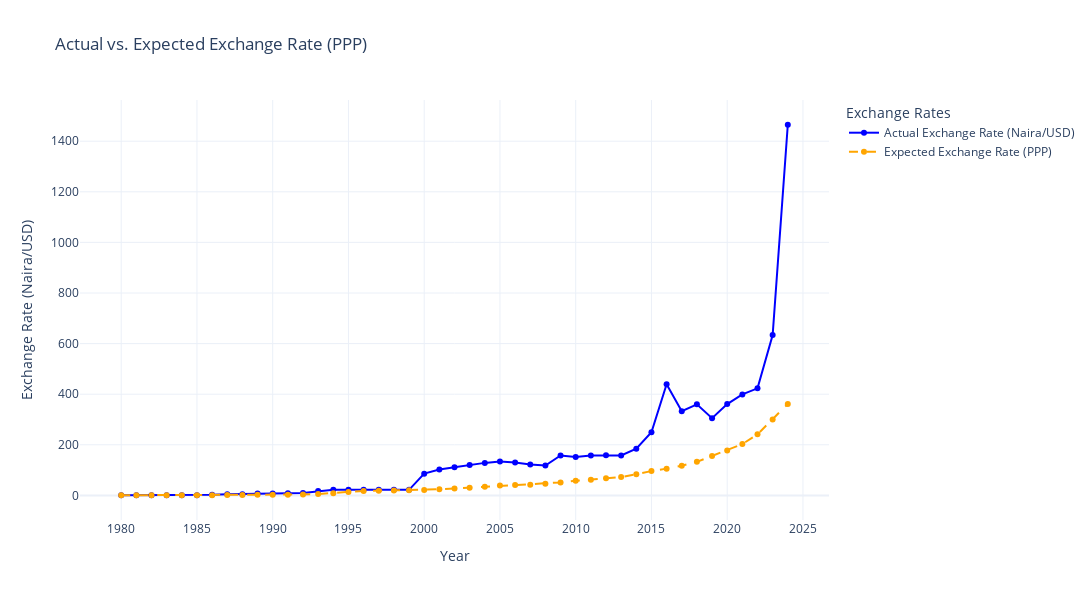

The notebook cell this image was saved under:
### Markdown cell above
The formula for PPP-based exchange rate prediction is:

Expected Exchange Rate = Initial Exchange Rate × ( 1 + Inflation Rate in Nigeria / 1 + Inflation Rate in the US)

### Code cell
initial_exchange_rate = merged_df['Exchange Rate (Naira/USD)'].iloc[0]

# calculate expected exchange rate based on PPP
merged_df['Expected Exchange Rate (PPP)'] = initial_exchange_rate * (
    (1 + merged_df['Inflation Rate (Nigeria)'] / 100) / (1 + merged_df['Inflation Rate (United States)'] / 100)
).cumprod()

fig = go.Figure()

# plot actual exchange rate
fig.add_trace(go.Scatter(x=merged_df['Year'],
                         y=merged_df['Exchange Rate (Naira/USD)'],
                         mode='lines+markers',
                         name='Actual Exchange Rate (Naira/USD)',
                         line=dict(color='blue')))

# plot PPP-based expected exchange rate
fig.add_trace(go.Scatter(x=merged_df['Year'],
                         y=merged_df['Expected Exchange Rate (PPP)'],
                         mode='lines+markers',
                         name='Expected Exchange Rate (PPP)',
                         line=dict(color='orange', dash='dash')))

fig.update_layout(title='Actual vs. Expected Exchange Rate (PPP)',
                  xaxis_title='Year',
                  yaxis_title='Exchange Rate (Naira/USD)',
                  legend_title_text='Exchange Rates',
                  template='plotly_white',
                  height=600,
                  width=1200)

fig.show()

### Figure 1 — Plotly figure (JSON) as saved in the notebook; plotly's stock layout.template omitted (floating-point values rounded to 4 significant figures)
{"data": [{"line": {"color": "blue"}, "mode": "lines+markers", "name": "Actual Exchange Rate (Naira/USD)", "type": "scatter", "x": [1980, 1981, 1982, 1983, 1984, 1985, 1986, 1987, 1988, 1989, 1990, 1991, 1992, 1993, 1994, 1995, 1996, 1997, 1998, 1999, 2000, 2001, 2002, 2003, 2004, 2005, 2006, 2007, 2008, 2009, 2010, 2011, 2012, 2013, 2014, 2015, 2016, 2017, 2018, 2019, 2020, 2021, 2022, 2023, 2024], "y": [0.55, 0.61, 0.673, 0.724, 0.765, 0.894, 2.02, 4.02, 4.54, 7.39, 7.39, 8.04, 9.91, 17.3, 22.33, 21.89, 21.89, 21.89, 21.89, 21.89, 85.98, 102.5, 111, 120.5, 128.5, 134, 130.2, 122.5, 117.8, 158, 151.5, 158.1, 158.3, 158.1, 184.5, 249.5, 439.5, 333, 360, 305, 361, 399, 423, 633.8, 1465.0]}, {"line": {"color": "orange", "dash": "dash"}, "mode": "lines+markers", "name": "Expected Exchange Rate (PPP)", "type": "scatter", "x": [1980, 1981, 1982, 1983, 1984, 1985, 1986, 1987, 1988, 1989, 1990, 1991, 1992, 1993, 1994, 1995, 1996, 1997, 1998, 1999, 2000, 2001, 2002, 2003, 2004, 2005, 2006, 2007, 2008, 2009, 2010, 2011, 2012, 2013, 2014, 2015, 2016, 2017, 2018, 2019, 2020, 2021, 2022, 2023, 2024], "y": [0.5326, 0.5833, 0.592, 0.7068, 0.946, 0.9633, 0.9964, 1.06, 1.573, 2.259, 2.304, 2.499, 3.508, 5.359, 8.2, 13.78, 17.25, 18.1, 19.6, 20.44, 21.14, 24.45, 27.17, 30.27, 33.9, 38.65, 40.92, 42.45, 45.64, 51.32, 57.43, 61.66, 67.76, 72.43, 83.72, 96.28, 105.7, 117.4, 132.6, 155.3, 177.0, 202.7, 241.5, 299.5, 361.5]}], "layout": {"height": 600, "legend": {"title": {"text": "Exchange Rates"}}, "title": {"text": "Actual vs. Expected Exchange Rate (PPP)"}, "width": 1200, "xaxis": {"title": {"text": "Year"}}, "yaxis": {"title": {"text": "Exchange Rate (Naira/USD)"}}}}
